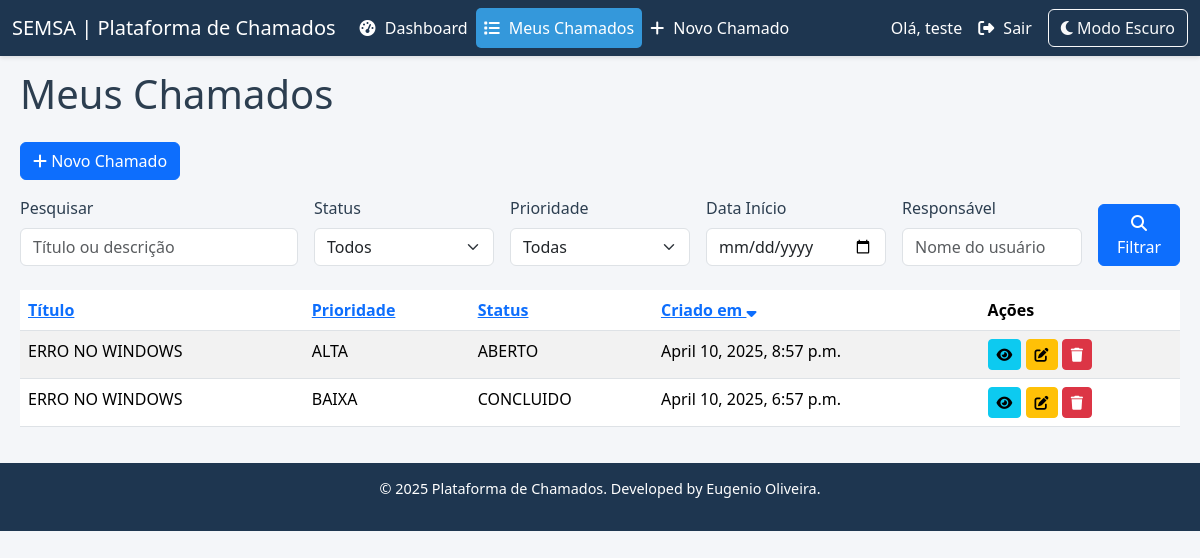
Screenshot of /listar/ (signed in) with the database file from the repository.
### tickets/models.py (models this page shows, shortened)
class Chamado(models.Model):
    PRIORIDADES = (
        ('BAIXA', 'Baixa'),
        ('MEDIA', 'Média'),
        ('ALTA', 'Alta'),
    )
    STATUS = (
        ('ABERTO', 'Aberto'),
        ('ANDAMENTO', 'Em Andamento'),
        ('CONCLUIDO', 'Concluído'),
    )
    titulo = models.CharField(max_length=100)
    descricao = models.TextField()
    prioridade = models.CharField(max_length=10, choices=PRIORIDADES, default='MEDIA')
    status = models.CharField(max_length=10, choices=STATUS, default='ABERTO')
    criado_em = models.DateTimeField(auto_now_add=True)
    usuario = models.ForeignKey(User, on_delete=models.CASCADE, related_name='chamados')
    responsavel = models.ForeignKey(User, on_delete=models.SET_NULL, null=True, blank=True, related_name='responsavel_chamados')

### tickets/views.py (the view)
# urls.py: path('listar/', views.listar_chamados, name='listar_chamados'),
@login_required
def listar_chamados(request):
    chamados = Chamado.objects.filter(
        Q(usuario=request.user) | Q(responsavel=request.user)
    ).distinct()
    status = request.GET.get('status', '')
    prioridade = request.GET.get('prioridade', '')
    data_inicio = request.GET.get('data_inicio', '')
    responsavel = request.GET.get('responsavel', '')
    busca = request.GET.get('busca', '')
    if status:
        chamados = chamados.filter(status=status)
    if prioridade:
        chamados = chamados.filter(prioridade=prioridade)
    if data_inicio:
        chamados = chamados.filter(criado_em__gte=data_inicio)
    if responsavel:
        chamados = chamados.filter(responsavel__username__icontains=responsavel)
    if busca:
        chamados = chamados.filter(
            Q(titulo__icontains=busca) | Q(descricao__icontains=busca)
        )
    ordenar_por = request.GET.get('ordenar_por', 'criado_em')
    ordenar_direcao = request.GET.get('direcao', 'desc')
    if ordenar_por in ['titulo', 'prioridade', 'status', 'criado_em']:
        if ordenar_direcao == 'desc':
            chamados = chamados.order_by(f'-{ordenar_por}')
        else:
            chamados = chamados.order_by(ordenar_por)
    paginator = Paginator(chamados, 15)  # Ajustado para 15 por página
    page_number = request.GET.get('page')
    try:
        chamados_paginados = paginator.page(page_number)
    except PageNotAnInteger:
        chamados_paginados = paginator.page(1)
    except EmptyPage:
        chamados_paginados = paginator.page(paginator.num_pages)
    status_choices = Chamado.STATUS
    prioridade_choices = Chamado.PRIORIDADES
    return render(request, 'tickets/listar_chamados.html', {
        'chamados': chamados_paginados,
        'status_choices': status_choices,
        'prioridade_choices': prioridade_choices,
        'status': status,
        'prioridade': prioridade,
        'data_inicio': data_inicio,
        'responsavel': responsavel,
        'busca': busca,
        'ordenar_por': ordenar_por,
        'ordenar_direcao': ordenar_direcao,
    })

### tickets/templates/tickets/listar_chamados.html (shortened to what this page needs)
{% extends 'base.html' %}
{% block content %}
<h1 class="mb-4">Meus Chamados</h1>
<a href="{% url 'criar_chamado' %}" class="btn btn-primary mb-3"><i class="fas fa-plus"></i> Novo Chamado</a>
<form method="get" class="mb-4">
    <div class="row g-3">
        <div class="col-md-3">
            <label for="busca" class="form-label">Pesquisar</label>
            <input type="text" name="busca" id="busca" class="form-control" value="{{ busca }}" placeholder="Título ou descrição">
        </div>
        <div class="col-md-2">
            <label for="status" class="form-label">Status</label>
            <select name="status" id="status" class="form-select">
                <option value="">Todos</option>
            </select>
        </div>
        <div class="col-md-2">
            <label for="prioridade" class="form-label">Prioridade</label>
            <select name="prioridade" id="prioridade" class="form-select">
                <option value="">Todas</option>
            </select>
        </div>
        <div class="col-md-2">
            <label for="data_inicio" class="form-label">Data Início</label>
            <input type="date" name="data_inicio" id="data_inicio" class="form-control" value="{{ data_inicio }}">
        </div>
        <div class="col-md-2">
            <label for="responsavel" class="form-label">Responsável</label>
            <input type="text" name="responsavel" id="responsavel" class="form-control" value="{{ responsavel }}" placeholder="Nome do usuário">
        </div>
        <div class="col-md-1 d-flex align-items-end">
            <button type="submit" class="btn btn-primary w-100"><i class="fas fa-search"></i> Filtrar</button>
        </div>
    </div>
</form>
<table class="table table-striped table-hover">
    <thead>
        <tr>
            <th>
                <a href="{% url 'listar_chamados' %}?ordenar_por=titulo&direcao={% if ordenar_por == 'titulo' and ordenar_direcao == 'asc' %}desc{% else %}asc{% endif %}&busca={{ busca }}&status={{ status }}&prioridade={{ prioridade }}&data_inicio={{ data_inicio }}&responsavel={{ responsavel }}">
                    Título {% if ordenar_por == 'titulo' %}<i class="fas fa-sort-{% if ordenar_direcao == 'asc' %}up{% else %}down{% endif %}"></i>{% endif %}
                </a>
            </th>
            <th>
                <a href="{% url 'listar_chamados' %}?ordenar_por=prioridade&direcao={% if ordenar_por == 'prioridade' and ordenar_direcao == 'asc' %}desc{% else %}asc{% endif %}&busca={{ busca }}&status={{ status }}&prioridade={{ prioridade }}&data_inicio={{ data_inicio }}&responsavel={{ responsavel }}">
                    Prioridade {% if ordenar_por == 'prioridade' %}<i class="fas fa-sort-{% if ordenar_direcao == 'asc' %}up{% else %}down{% endif %}"></i>{% endif %}
                </a>
            </th>
            <th>
                <a href="{% url 'listar_chamados' %}?ordenar_por=status&direcao={% if ordenar_por == 'status' and ordenar_direcao == 'asc' %}desc{% else %}asc{% endif %}&busca={{ busca }}&status={{ status }}&prioridade={{ prioridade }}&data_inicio={{ data_inicio }}&responsavel={{ responsavel }}">
                    Status {% if ordenar_por == 'status' %}<i class="fas fa-sort-{% if ordenar_direcao == 'asc' %}up{% else %}down{% endif %}"></i>{% endif %}
                </a>
            </th>
            <th>
                <a href="{% url 'listar_chamados' %}?ordenar_por=criado_em&direcao={% if ordenar_por == 'criado_em' and ordenar_direcao == 'asc' %}desc{% else %}asc{% endif %}&busca={{ busca }}&status={{ status }}&prioridade={{ prioridade }}&data_inicio={{ data_inicio }}&responsavel={{ responsavel }}">
                    Criado em {% if ordenar_por == 'criado_em' %}<i class="fas fa-sort-{% if ordenar_direcao == 'asc' %}up{% else %}down{% endif %}"></i>{% endif %}
                </a>
            </th>
            <th>Ações</th>
        </tr>
    </thead>
    <tbody>
        {% for chamado in chamados %}
        <tr>
            <td>{{ chamado.titulo }}</td>
            <td>{{ chamado.prioridade }}</td>
            <td>{{ chamado.status }}</td>
            <td>{{ chamado.criado_em }}</td>
            <td>
                <a href="{% url 'detalhes_chamado' chamado.id %}" class="btn btn-sm btn-info"><i class="fas fa-eye"></i></a>
                <a href="{% url 'editar_chamado' chamado.id %}" class="btn btn-sm btn-warning"><i class="fas fa-edit"></i></a>
                <a href="{% url 'deletar_chamado' chamado.id %}" class="btn btn-sm btn-danger"><i class="fas fa-trash"></i></a>
            </td>
        </tr>
        {% empty %}
        <tr>
            <td colspan="5" class="text-center">Nenhum chamado encontrado.</td>
        </tr>
        {% endfor %}
    </tbody>
</table>
{% endblock %}

### tickets/templates/base.html (shortened to what this page needs)
<!DOCTYPE html>
<html lang="pt-br" data-theme="light">
<head>
    <link href="https://cdn.jsdelivr.net/npm/bootstrap@5.3.3/dist/css/bootstrap.min.css" rel="stylesheet">
    <link rel="stylesheet" href="https://cdnjs.cloudflare.com/ajax/libs/font-awesome/6.5.1/css/all.min.css">
</head>
<body>
    <nav class="navbar navbar-expand-lg navbar-dark">
        <div class="container-fluid">
            <a class="navbar-brand" href="{% url 'dashboard' %}">SEMSA | Plataforma de Chamados</a>
            <div class="collapse navbar-collapse" id="navbarNav">
                <ul class="navbar-nav me-auto mb-2 mb-lg-0">
                    <li class="nav-item">
                        <a class="nav-link {% if request.path == '/dashboard/' %}active{% endif %}" href="{% url 'dashboard' %}">
                            <i class="fas fa-tachometer-alt"></i> <span>Dashboard</span>
                        </a>
                    </li>
                    <li class="nav-item">
                        <a class="nav-link {% if request.path == '/listar/' %}active{% endif %}" href="{% url 'listar_chamados' %}">
                            <i class="fas fa-list"></i> <span>Meus Chamados</span>
                        </a>
                    </li>
                    <li class="nav-item">
                        <a class="nav-link {% if request.path == '/novo/' %}active{% endif %}" href="{% url 'criar_chamado' %}">
                            <i class="fas fa-plus"></i> <span>Novo Chamado</span>
                        </a>
                    </li>
                </ul>
                <ul class="navbar-nav ms-auto align-items-center">
                    {% if user.is_authenticated %}
                    <li class="nav-item">
                        <span class="nav-link">Olá, {{ user.username }}</span>
                    </li>
                    <li class="nav-item">
                        <a class="nav-link" href="{% url 'logout' %}"><i class="fas fa-sign-out-alt"></i> <span>Sair</span></a>
                    </li>
                    {% else %}
                    <li class="nav-item">
                        <a class="nav-link" href="{% url 'login' %}"><i class="fas fa-sign-in-alt"></i> <span>Entrar</span></a>
                    </li>
                    {% endif %}
                    <li class="nav-item">
                        <button id="theme-toggle" class="btn btn-outline-light ms-2">
                            <i class="fas fa-moon"></i> <span class="d-none d-md-inline">Modo Escuro</span>
                        </button>
                    </li>
                </ul>
            </div>
        </div>
    </nav>
    <div class="main-content" id="main-content">
        {% block content %}{% endblock %}
    </div>
    <footer>
        <p>© 2025 Plataforma de Chamados. Developed by Eugenio Oliveira.</p>
    </footer>
</body>
</html>

### tickets/templates/base.html (style rules this page uses)
:root, [data-theme="light"] { --text-color: #2c3e50; --bg-primary: #1e3650; --bg-hover: #3498db; --text-hover: #ffffff; --content-bg: #f4f6f9; }
body { display: flex; flex-direction: column; min-height: 100vh; background-color: var(--content-bg); font-family: 'Segoe UI', Tahoma, Geneva, Verdana, sans-serif; color: var(--text-color); margin: 0; transition: background-color 0.3s, color 0.3s; }
.navbar { background-color: var(--bg-primary); position: fixed; top: 0; left: 0; width: 100%; z-index: 1030; box-shadow: 0 2px 4px rgba(0, 0, 0, 0.1); }
.navbar-brand, .navbar .nav-link { color: var(--text-hover) !important; }
.navbar .nav-link.active { background-color: var(--bg-hover); border-radius: 5px; }
.navbar .nav-link i { margin-right: 5px; }
.main-content { padding: 70px 20px 20px; width: 100%; }
footer { background-color: var(--bg-primary); color: var(--text-hover); padding: 15px 0; text-align: center; font-size: 0.9rem; }

### rows the page displays
Chamado: titulo "ERRO NO WINDOWS", prioridade "ALTA", status "ABERTO", criado_em "April 10, 2025, 8:57 p.m."
Chamado: titulo "ERRO NO WINDOWS", prioridade "BAIXA", status "CONCLUIDO", criado_em "April 10, 2025, 6:57 p.m."

### other values shown
{{ user.username }} "teste"
